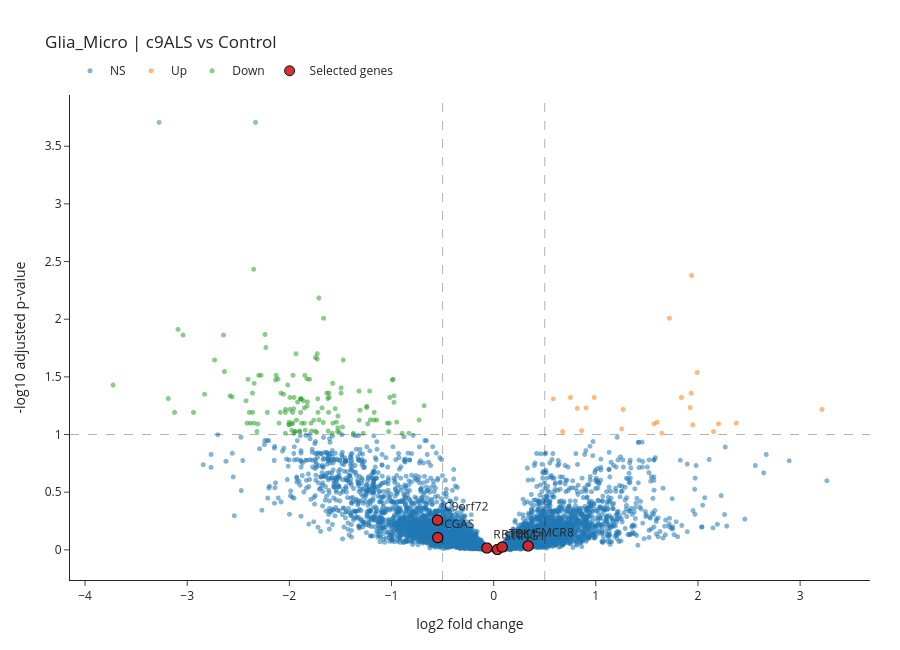

Here is the notebook cell this chart was saved with:
### Code cell
cell_type = "Glia_Micro"
comparison = "Control_vs_c9ALS"
highlight_genes = ["C9orf72", "SMCR8", "STING1", "CGAS", "TBK1", "RB1CC1"]
# highlight_genes = ["C9orf72", "SMCR8"]

de = load_de(cell_type, comparison).dropna(subset=["padj", "log2FoldChange"]).copy()
de["neglog10_padj"] = -np.log10(de["padj"].clip(lower=1e-300))
de["direction"] = "NS"
de.loc[(de["padj"] < PADJ_CUTOFF) & (de["log2FoldChange"] > LFC_CUTOFF), "direction"] = "Up"
de.loc[(de["padj"] < PADJ_CUTOFF) & (de["log2FoldChange"] < -LFC_CUTOFF), "direction"] = "Down"

matched, missing = match_genes(highlight_genes, de["gene"])
if missing:
    print("Missing highlight genes:", missing)
de["highlight"] = de["gene"].isin(matched)

fig = go.Figure()

# Background genes, split into NS/Up/Down for clear legend and filtering.
for direction in ["NS", "Up", "Down"]:
    sub = de[(de["direction"] == direction) & (~de["highlight"])]
    if sub.empty:
        continue
    fig.add_trace(
        go.Scattergl(
            x=sub["log2FoldChange"],
            y=sub["neglog10_padj"],
            mode="markers",
            name=direction,
            marker=dict(size=5, opacity=0.55),
            text=sub["gene"],
            customdata=np.stack([
                sub["padj"],
                sub["pvalue"] if "pvalue" in sub.columns else pd.Series(np.nan, index=sub.index),
                sub["baseMean"] if "baseMean" in sub.columns else pd.Series(np.nan, index=sub.index),
            ], axis=1),
            hovertemplate=(
                "Gene: %{text}<br>"
                "log2FC: %{x:.3f}<br>"
                "-log10(padj): %{y:.3f}<br>"
                "padj: %{customdata[0]:.3g}<br>"
                "pvalue: %{customdata[1]:.3g}<br>"
                "baseMean: %{customdata[2]:.3g}<extra></extra>"
            ),
        )
    )

# Highlight selected genes with labels.
hits = de[de["highlight"]]
if not hits.empty:
    fig.add_trace(
        go.Scattergl(
            x=hits["log2FoldChange"],
            y=hits["neglog10_padj"],
            mode="markers+text",
            name="Selected genes",
            marker=dict(size=10, opacity=0.95, line=dict(width=1, color="black")),
            text=hits["gene"],
            textposition="top right",
            customdata=np.stack([
                hits["padj"],
                hits["pvalue"] if "pvalue" in hits.columns else pd.Series(np.nan, index=hits.index),
                hits["baseMean"] if "baseMean" in hits.columns else pd.Series(np.nan, index=hits.index),
            ], axis=1),
            hovertemplate=(
                "Gene: %{text}<br>"
                "log2FC: %{x:.3f}<br>"
                "-log10(padj): %{y:.3f}<br>"
                "padj: %{customdata[0]:.3g}<br>"
                "pvalue: %{customdata[1]:.3g}<br>"
                "baseMean: %{customdata[2]:.3g}<extra></extra>"
            ),
        )
    )

fig.add_vline(x=LFC_CUTOFF, line_dash="dash", line_color="black", line_width=1)
fig.add_vline(x=-LFC_CUTOFF, line_dash="dash", line_color="black", line_width=1)
fig.add_hline(y=-np.log10(PADJ_CUTOFF), line_dash="dash", line_color="black", line_width=1)

fig.update_layout(
    title=f"{cell_type} | {display_comparison(comparison)}",
    xaxis_title="log2 fold change",
    yaxis_title="-log10 adjusted p-value",
    template="simple_white",
    width=900,
    height=650,
    legend=dict(orientation="h", yanchor="bottom", y=1.02, xanchor="left", x=0),
    margin=dict(l=70, r=30, t=95, b=70),
)

fig.show()

### Figure 1 — Plotly figure (JSON) as saved in the notebook; plotly's stock layout.template omitted (floating-point values rounded to 4 significant figures; data arrays with more than 128 entries replaced by an {"elided": "..."} marker saying what was removed)
{"data": [{"customdata": {"elided": "9570x3 float values"}, "hovertemplate": "Gene: %{text}<br>log2FC: %{x:.3f}<br>-log10(padj): %{y:.3f}<br>padj: %{customdata[0]:.3g}<br>pvalue: %{customdata[1]:.3g}<br>baseMean: %{customdata[2]:.3g}<extra></extra>", "marker": {"opacity": 0.55, "size": 5}, "mode": "markers", "name": "NS", "text": {"elided": "9570 str values"}, "type": "scattergl", "x": {"elided": "9570 float values"}, "y": {"elided": "9570 float values"}}, {"customdata": [[0.09247, 0.001301, 23.26], [0.0797, 0.0009804, 7.111], [0.07807, 0.0008821, 13.58], [0.06056, 0.0005171, 5.353], [0.004179, 1.717e-06, 7.209], [0.04373, 0.0001841, 9.684], [0.04773, 0.0002668, 19.22], [0.05839, 0.0004439, 5.416], [0.09426, 0.001409, 4.991], [0.08075, 0.001029, 5.088], [0.06056, 0.0005062, 10.12], [0.09426, 0.001409, 646.1], [0.04902, 0.0003223, 144.0], [0.0824, 0.001109, 6.765], [0.02896, 5.949e-05, 9.178], [0.0894, 0.001231, 91.91], [0.08083, 0.001057, 5.841], [0.09763, 0.001577, 235.3], [0.009815, 7.057e-06, 44.03], [0.0588, 0.0004613, 36.83], [0.04773, 0.0002794, 398.9], [0.05933, 0.0004754, 24.88], [0.04773, 0.0002775, 18.68]], "hovertemplate": "Gene: %{text}<br>log2FC: %{x:.3f}<br>-log10(padj): %{y:.3f}<br>padj: %{customdata[0]:.3g}<br>pvalue: %{customdata[1]:.3g}<br>baseMean: %{customdata[2]:.3g}<extra></extra>", "marker": {"opacity": 0.55, "size": 5}, "mode": "markers", "name": "Up", "text": ["TTF2", "PINK1", "ENSG00000227598", "H1-3", "RPA3", "NCAPG2", "EZH2", "ENSG00000254263", "LINC00484-1", "SLC22A18", "ENSG00000238246", "APBB1IP", "WDFY4", "ENSG00000258234", "ENSG00000258225", "ENSG00000258168", "EDNRB-AS1", "GLDN", "ENSG00000259678", "MRTFB", "ABR", "ZNF100", "CHEK2"], "type": "scattergl", "x": [0.861, 2.375, 1.6, 3.214, 1.937, 1.933, 1.838, 1.924, 2.152, 1.57, 1.267, 0.6755, 0.5831, 1.95, 1.992, 1.253, 2.201, 1.646, 1.721, 0.9049, 0.7517, 0.8188, 0.9847], "y": [1.034, 1.099, 1.108, 1.218, 2.379, 1.359, 1.321, 1.234, 1.026, 1.093, 1.218, 1.026, 1.31, 1.084, 1.538, 1.049, 1.092, 1.01, 2.008, 1.231, 1.321, 1.227, 1.321]}, {"customdata": {"elided": "136x3 float values"}, "hovertemplate": "Gene: %{text}<br>log2FC: %{x:.3f}<br>-log10(padj): %{y:.3f}<br>padj: %{customdata[0]:.3g}<br>pvalue: %{customdata[1]:.3g}<br>baseMean: %{customdata[2]:.3g}<extra></extra>", "marker": {"opacity": 0.55, "size": 5}, "mode": "markers", "name": "Down", "text": {"elided": "136 str values"}, "type": "scattergl", "x": {"elided": "136 float values"}, "y": {"elided": "136 float values"}}, {"customdata": [[0.9931, 0.9349, 13.12], [0.7835, 0.2596, 26.19], [0.9637, 0.7392, 63.86], [0.553, 0.08008, 42.3], [0.9462, 0.6487, 33.51], [0.9246, 0.5517, 5.943]], "hovertemplate": "Gene: %{text}<br>log2FC: %{x:.3f}<br>-log10(padj): %{y:.3f}<br>padj: %{customdata[0]:.3g}<br>pvalue: %{customdata[1]:.3g}<br>baseMean: %{customdata[2]:.3g}<extra></extra>", "marker": {"line": {"color": "black", "width": 1}, "opacity": 0.95, "size": 10}, "mode": "markers+text", "name": "Selected genes", "text": ["STING1", "CGAS", "RB1CC1", "C9orf72", "TBK1", "SMCR8"], "textposition": "top right", "type": "scattergl", "x": [0.03675, -0.5475, -0.06644, -0.5498, 0.08351, 0.3376], "y": [0.003015, 0.106, 0.01604, 0.2573, 0.024, 0.03404]}], "layout": {"height": 650, "legend": {"orientation": "h", "x": 0, "xanchor": "left", "y": 1.02, "yanchor": "bottom"}, "margin": {"b": 70, "l": 70, "r": 30, "t": 95}, "shapes": [{"line": {"color": "black", "dash": "dash", "width": 1}, "type": "line", "x0": 0.5, "x1": 0.5, "xref": "x", "y0": 0, "y1": 1, "yref": "y domain"}, {"line": {"color": "black", "dash": "dash", "width": 1}, "type": "line", "x0": -0.5, "x1": -0.5, "xref": "x", "y0": 0, "y1": 1, "yref": "y domain"}, {"line": {"color": "black", "dash": "dash", "width": 1}, "type": "line", "x0": 0, "x1": 1, "xref": "x domain", "y0": 1, "y1": 1, "yref": "y"}], "title": {"text": "Glia_Micro | c9ALS vs Control"}, "width": 900, "xaxis": {"title": {"text": "log2 fold change"}}, "yaxis": {"title": {"text": "-log10 adjusted p-value"}}}}
